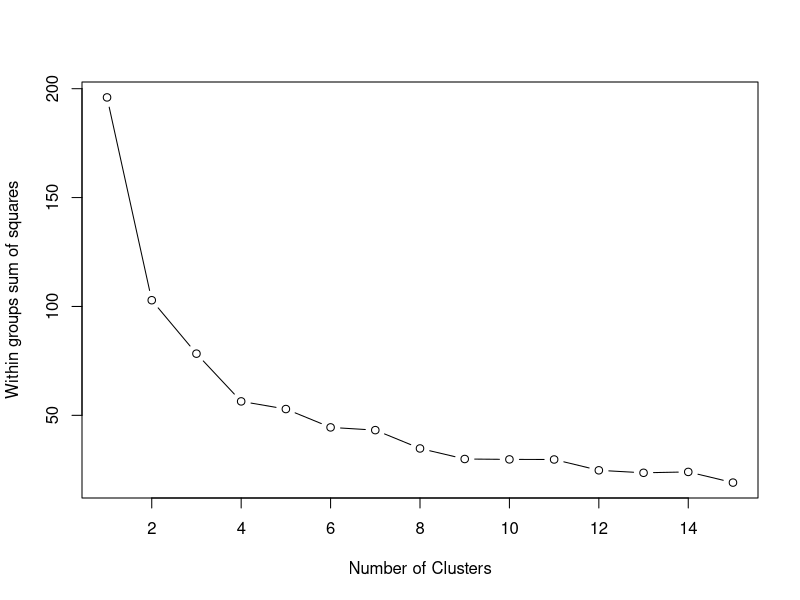
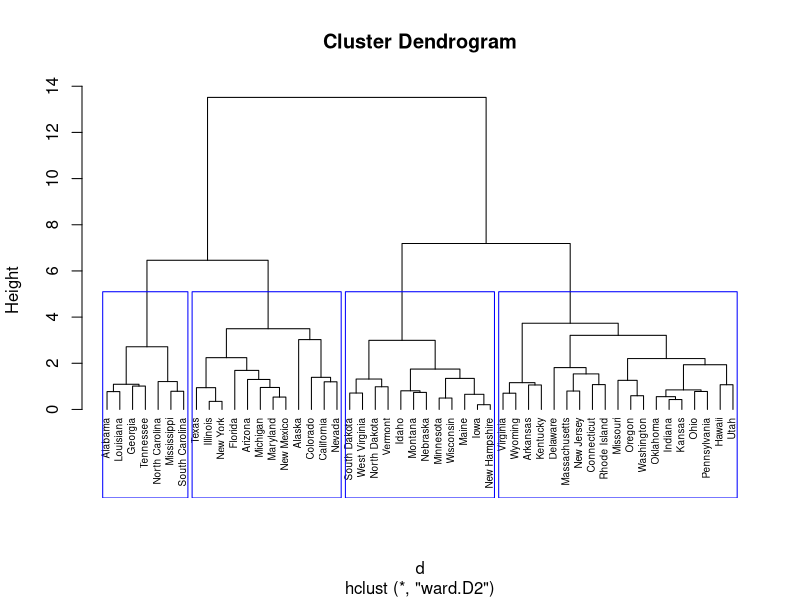
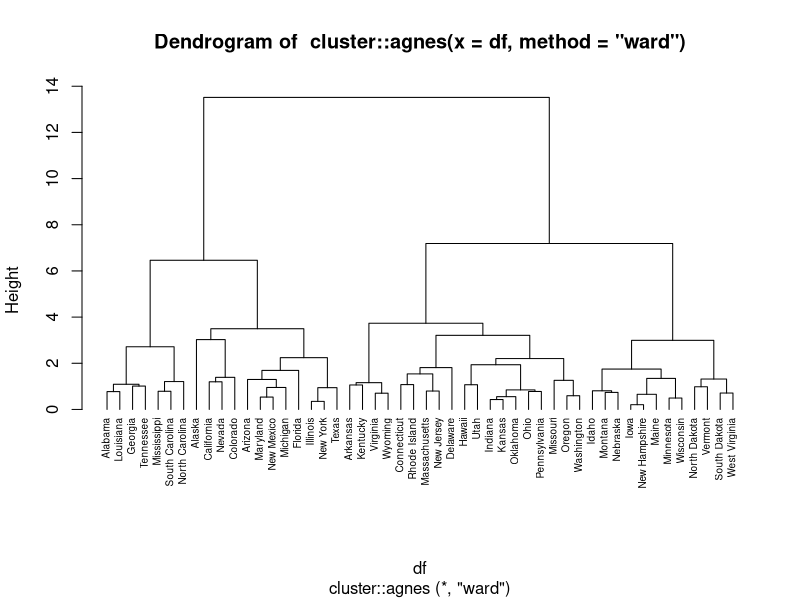

These charts were generated, in order, by the following R code:
## ---- chunk 1
library(tidyverse)
## ---- chunk 2
df <- USArrests
head(df)
# check if 'NA' values present in data
any(is.na(df))
# remove 'NA' if necessary
df <- na.omit(df)
# normalize
df <- scale(df)
## ---- chunk 3
wss <- (nrow(df)-1)*sum(apply(df,2,var))
for (i in 2:15) wss[i] <- sum(kmeans(df, centers=i)$withinss)
plot(1:15, wss, type="b",
     xlab="Number of Clusters",
     ylab="Within groups sum of squares")
## ---- chunk 4
hc2 <- cluster::agnes(df, method='complete')
hc2$ac
## ---- chunk 5
m <- c( "average", "single", "complete", "ward")
names(m) <- c( "average", "single", "complete", "ward")
# function to compute coefficient
ac <- function(x) { cluster::agnes(df, method = x)$ac }

purrr::map_dbl(m, ac)
## ---- chunk 6
# calculate distances
d <- dist(df, method='euclidean')

# hierarchical cluster analysis
# 'ward.D2' method is equivalent of agnes 'ward'
hc1 <- hclust(d, method='ward.D2')

# Plot the obtained dendrogram
plot(hc1, hang = -1, cex = 0.6)

# show 4 clusers
rect.hclust(hc1, k=4, border="blue")
## ---- chunk 7
# group data by clusters
groups <- cutree(hc1, k=3)
names(groups[groups == 1])

# check for cluster metrics
names(hc1)
## ---- chunk 8
# using 'agnes' for hierarhical clustering
hc3 <- cluster::agnes(df, method='ward')
# plot slaster
cluster::pltree(hc3, hang = -1, cex = 0.6)
# split into groups
groups <- cutree(as.hclust(hc3), k = 4)
groups[groups==1]
